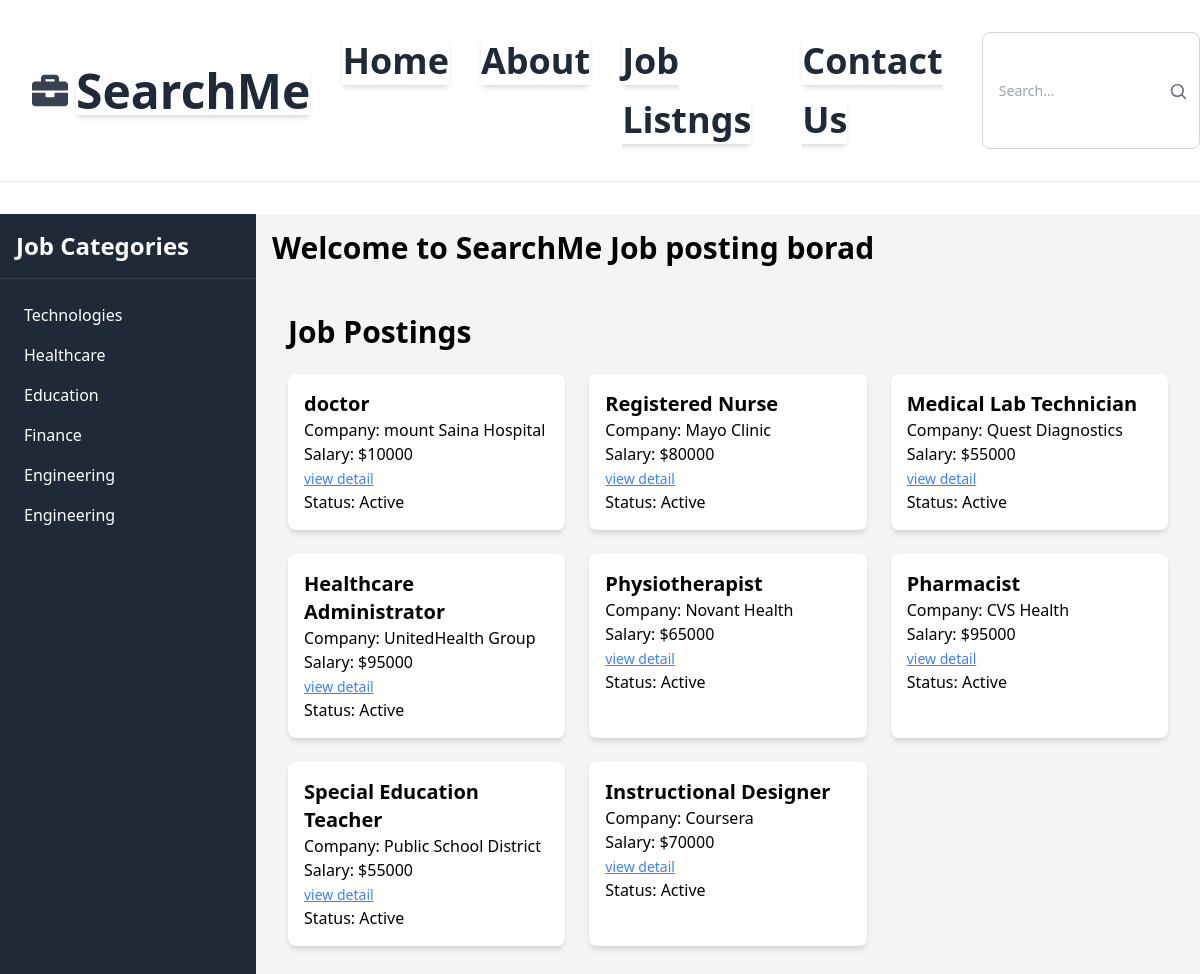
The page /index/2 on the database its author committed.
### job_board/models.py (models this page shows, shortened)
class jobPosting(models.Model):
    title = models.CharField(max_length=100)
    description = models.TextField()
    company = models.CharField(max_length=100)
    salary = models.IntegerField()
    is_active = models.BooleanField(default= False)
    category = models.TextField(default='General')
    jobcategories = models.ForeignKey('jobcategories', on_delete=models.CASCADE , null=True,blank=True )

### job_board/views.py (the view)
# urls.py: path('index/<int:pk>',index , name = 'index'),
def index(request , pk):
    job_posting = jobPosting.objects.filter(jobcategories =pk, is_active=True)
    context = {
        'job_postings': job_posting
    }
    return render(request , 'job_board/index.html',context )

### job_board/templates/job_board/index.html (shortened to what this page needs)
{% extends "job_board/_base.html" %}
{% load humanize %}
{% block content %}
<div class="container mx-auto px-4 py-8">
    <h1 class="text-3xl font-bold mb-6">Job Postings</h1>
    <div class="grid grid-cols-1 md:grid-cols-2 lg:grid-cols-3 gap-6">
        {% for job in job_postings %}
        <div class="bg-white rounded-lg shadow-md p-4 hover:bg-grey-100 hover:cursor-pointer" href = "{% url "detail" job.pk %}">
            <h2 class="text-xl font-semibold">{{ job.title }}</h2>
            <p>Company: {{ job.company }}</p>
            <p>Salary: ${{ job.salary }}</p>
            <a href = "{% url "detail" job.pk %}" class="underline underline-offet-2 text-blue-500 hover:text-blue-400 text-sm">view detail</a>
            <p>Status: {% if job.is_active %}Active{% else %}Inactive{% endif %}</p>
        </div>
        {% empty %}
        <p>No job postings found for this category.</p>
        {% endfor %}
    </div>
</div>
{% endblock %}

### rows shown on the page
jobPosting: title "doctor", company "mount Saina Hospital", salary "10000", is_active "Active"
jobPosting: title "Registered Nurse", company "Mayo Clinic", salary "80000", is_active "Active"
jobPosting: title "Medical Lab Technician", company "Quest Diagnostics", salary "55000", is_active "Active"
jobPosting: title "Healthcare Administrator", company "UnitedHealth Group", salary "95000", is_active "Active"
jobPosting: title "Physiotherapist", company "Novant Health", salary "65000", is_active "Active"
jobPosting: title "Pharmacist", company "CVS Health", salary "95000", is_active "Active"
jobPosting: title "Special Education Teacher", company "Public School District", salary "55000", is_active "Active"
jobPosting: title "Instructional Designer", company "Coursera", salary "70000", is_active "Active"
